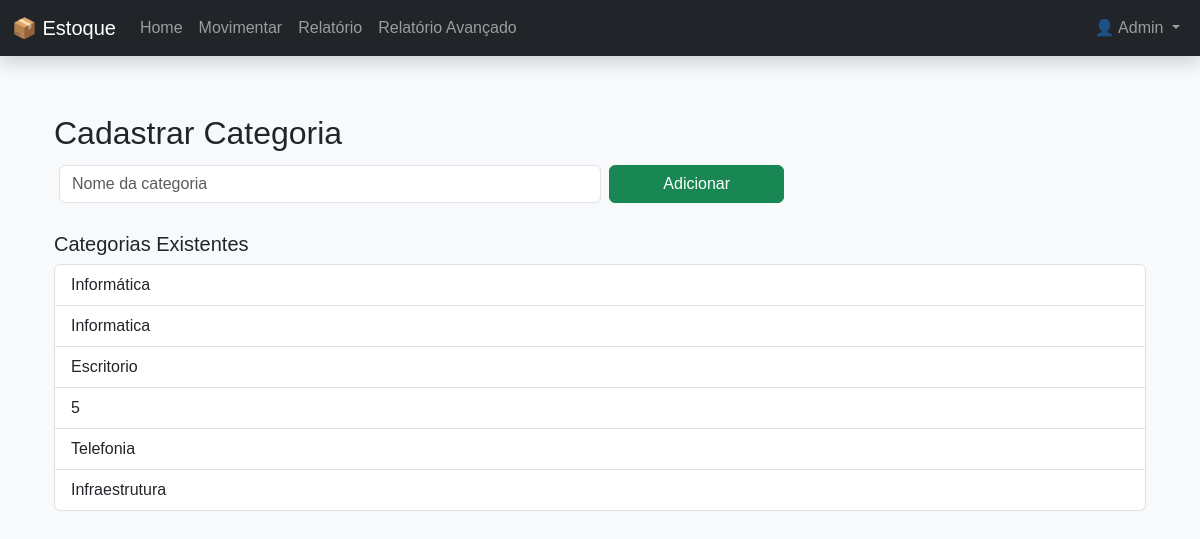
Screenshot of /categorias (signed in) with the database file from the repository.
### app.py (models this page shows)
class Usuario(db.Model, UserMixin):
    id = db.Column(db.Integer, primary_key=True)
    nome = db.Column(db.String(100), nullable=False)
    email = db.Column(db.String(100), unique=True, nullable=False)
    senha = db.Column(db.String(200), nullable=False)
    tipo = db.Column(db.String(20), nullable=False, default='usuario')  # 'admin' ou 'usuario'
    @property
    def is_admin(self):
        return self.tipo=='admin'

class Categoria(db.Model):
    id = db.Column(db.Integer, primary_key=True)
    nome = db.Column(db.String(50), nullable=False, unique=True)
    produtos = db.relationship('Produto', backref='categoria', lazy=True)

### app.py (the view, shortened to what this page needs)
@app.route('/categorias', methods=['GET', 'POST'])
@login_required
def categorias():
    if not current_user.is_admin:
        flash("Acesso restrito ao administrador.")
        return redirect(url_for('index'))
    categorias = Categoria.query.all()
    return render_template('categorias.html', categorias=categorias)

### app.py (called while the page is built)
@login_manager.user_loader
def load_user(user_id):
    return Usuario.query.get(int(user_id))

### templates/categorias.html (shortened to what this page needs)
{% extends 'base.html' %}
{% block content %}
<div class="container mt-4">
  <h2>Cadastrar Categoria</h2>
  <form method="POST" class="row g-2 mb-4">
    <div class="col-md-6">
      <input type="text" name="nome" class="form-control" placeholder="Nome da categoria" required>
    </div>
    <div class="col-md-2">
      <button type="submit" class="btn btn-success w-100">Adicionar</button>
    </div>
  </form>
  <h5>Categorias Existentes</h5>
  <ul class="list-group">
    {% for cat in categorias %}
      <li class="list-group-item">{{ cat.nome }}</li>
    {% endfor %}
  </ul>
</div>
{% endblock %}

### templates/base.html (shortened to what this page needs)
<!DOCTYPE html>
<html lang="pt-br">
<head>
  <link href="https://cdn.jsdelivr.net/npm/bootstrap@5.3.3/dist/css/bootstrap.min.css" rel="stylesheet">
  <link rel="stylesheet" href="{{ url_for('static', filename='css/style.css') }}">
</head>
<body class="bg-light">
  <nav class="navbar navbar-expand-lg navbar-dark bg-dark fixed-top shadow">
    <div class="container-fluid">
      <a class="navbar-brand" href="{{ url_for('index') }}">📦 Estoque</a>
      <div class="collapse navbar-collapse" id="navbarNav">
        <ul class="navbar-nav me-auto">
          <li class="nav-item">
            <a class="nav-link {% if request.endpoint == 'index' %}active{% endif %}" href="{{ url_for('index') }}">Home</a>
          </li>
          <li class="nav-item">
            <a class="nav-link {% if request.endpoint == 'movimentar' %}active{% endif %}" href="{{ url_for('movimentar') }}">Movimentar</a>
          </li>
          <li class="nav-item">
            <a class="nav-link {% if request.endpoint == 'relatorio' %}active{% endif %}" href="{{ url_for('relatorio') }}">Relatório</a>
          </li>
          <li class="nav-item">
            <a class="nav-link" href="{{ url_for('relatorio_avancado') }}">Relatório Avançado</a>
          </li>
        </ul>
        <ul class="navbar-nav ms-auto">
        {% if current_user.is_authenticated %}
          <li class="nav-item dropdown">
            <a class="nav-link dropdown-toggle" href="#" id="userDropdown" role="button" data-bs-toggle="dropdown" aria-expanded="false">
              👤 {{ current_user.nome }}
            </a>
          </li>
        {% else %}
          <li class="nav-item">
            <a class="nav-link text-success" href="{{ url_for('login') }}">Login</a>
          </li>
        {% endif %}
        </ul>
      </div>
    </div>
  </nav>
  <main class="container my-4">
    {% block content %}{% endblock %}
  </main>
</body>
</html>

### static/css/style.css (style rules this page uses)
body { font-family: Arial, sans-serif; margin: 20px; }
form input, form button { margin: 5px; }

### templates/base.html (style rules this page uses)
body { padding-top: 70px; }

### rows the page displays
Usuario: nome "Admin"
Categoria: nome "Informática"
Categoria: nome "Informatica"
Categoria: nome "Escritorio"
Categoria: nome "5"
Categoria: nome "Telefonia"
Categoria: nome "Infraestrutura"
